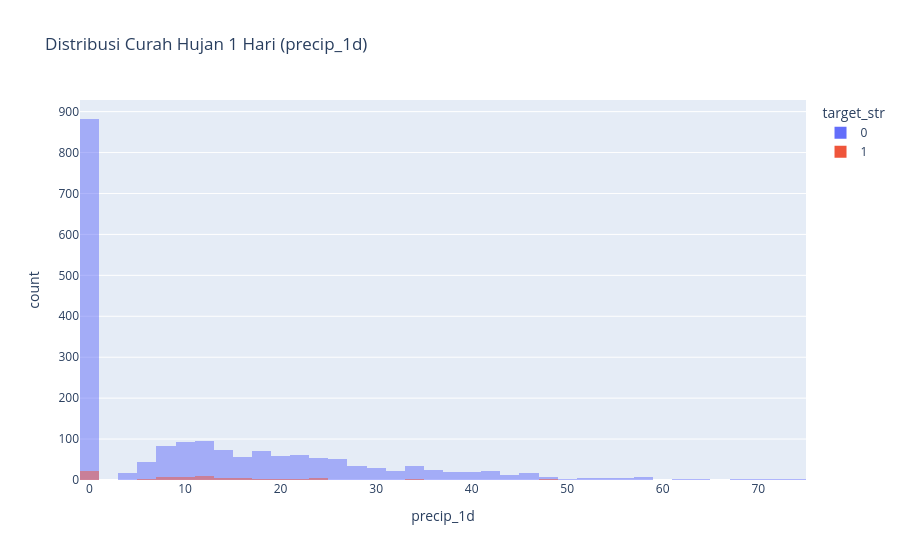

The notebook cell this image was saved under:
### Markdown cell above
## 3. Distribusi Curah Hujan Harian

### Code cell
fig3 = px.histogram(df_sample, x='precip_1d', color='target_str', nbins=50, 
                    title='Distribusi Curah Hujan 1 Hari (precip_1d)', barmode='overlay')
fig3.show()

### Figure 1 — Plotly figure (JSON) as saved in the notebook; plotly's stock layout.template omitted (floating-point values rounded to 4 significant figures; data arrays with more than 128 entries replaced by an {"elided": "..."} marker saying what was removed)
{"data": [{"bingroup": "x", "hovertemplate": "target_str=0<br>precip_1d=%{x}<br>count=%{y}<extra></extra>", "legendgroup": "0", "marker": {"color": "#636efa", "opacity": 0.5, "pattern": {"shape": ""}}, "name": "0", "nbinsx": 50, "orientation": "v", "showlegend": true, "type": "histogram", "x": {"elided": "1923 float values"}, "xaxis": "x", "yaxis": "y"}, {"bingroup": "x", "hovertemplate": "target_str=1<br>precip_1d=%{x}<br>count=%{y}<extra></extra>", "legendgroup": "1", "marker": {"color": "#EF553B", "opacity": 0.5, "pattern": {"shape": ""}}, "name": "1", "nbinsx": 50, "orientation": "v", "showlegend": true, "type": "histogram", "x": [12.12, 9.663, 0.0, 19.58, 24.73, 7.873, 14.7, 12.26, 10.39, 6.279, 11.74, 8.779, 34.88, 0.0, 12.72, 0.0, 9.944, 6.042, 9.649, 8.699, 24.17, 15.21, 0.0, 48.23, 0.0, 0.0, 14.11, 8.947, 16.06, 19.8, 10.42, 0.0, 16.72, 13.08, 13.36, 12.72, 21.85, 16.72, 11.73, 9.319, 18.8, 0.0, 25.86, 36.31, 0.0, 0.0, 18.8, 12.51, 0.0, 34.32, 10.8, 47.39, 15.03, 0.0, 0.0, 24.73, 7.702, 7.051, 0.0, 7.759, 10.38, 0.0, 14.11, 22.83, 15.69, 14.7, 0.0, 0.0, 0.0, 0.0, 0.0, 12.38, 8.336, 24.44, 23.37, 11.45, 0.0], "xaxis": "x", "yaxis": "y"}], "layout": {"barmode": "overlay", "legend": {"title": {"text": "target_str"}, "tracegroupgap": 0}, "title": {"text": "Distribusi Curah Hujan 1 Hari (precip_1d)"}, "xaxis": {"anchor": "y", "domain": [0, 1], "title": {"text": "precip_1d"}}, "yaxis": {"anchor": "x", "domain": [0, 1], "title": {"text": "count"}}}}
